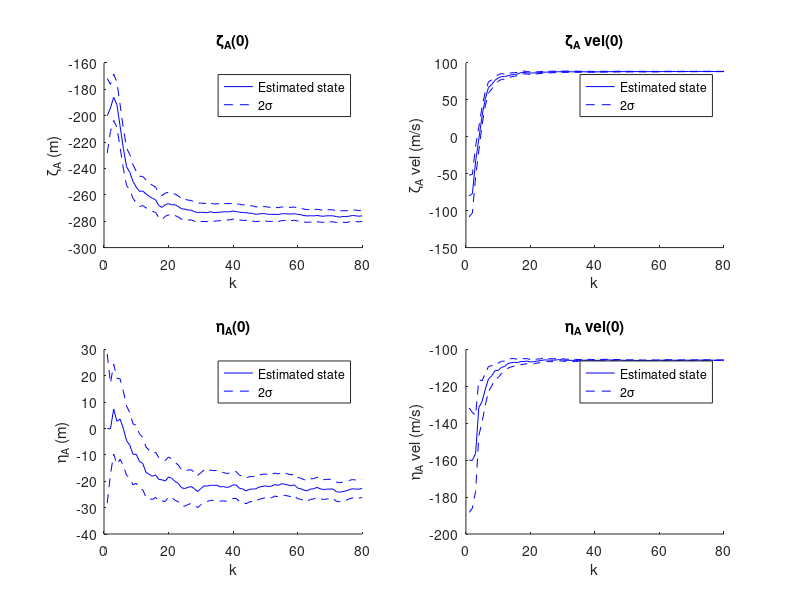
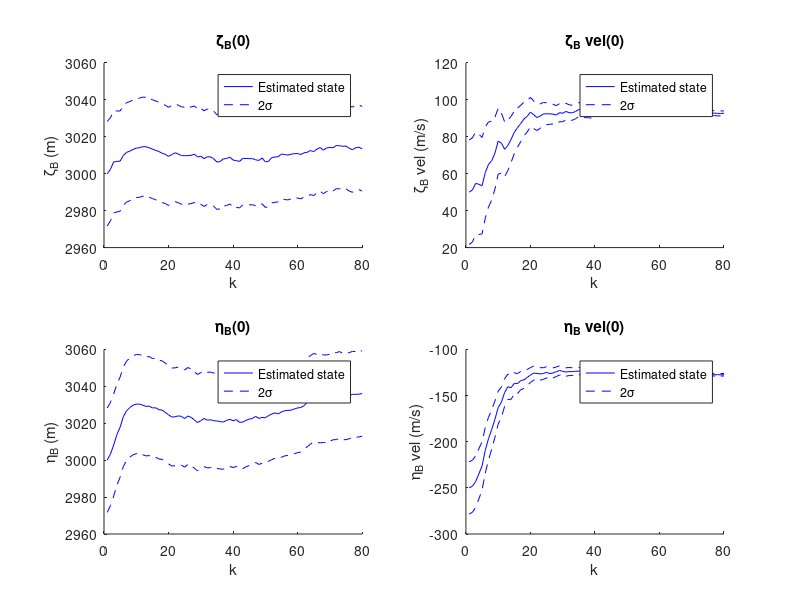
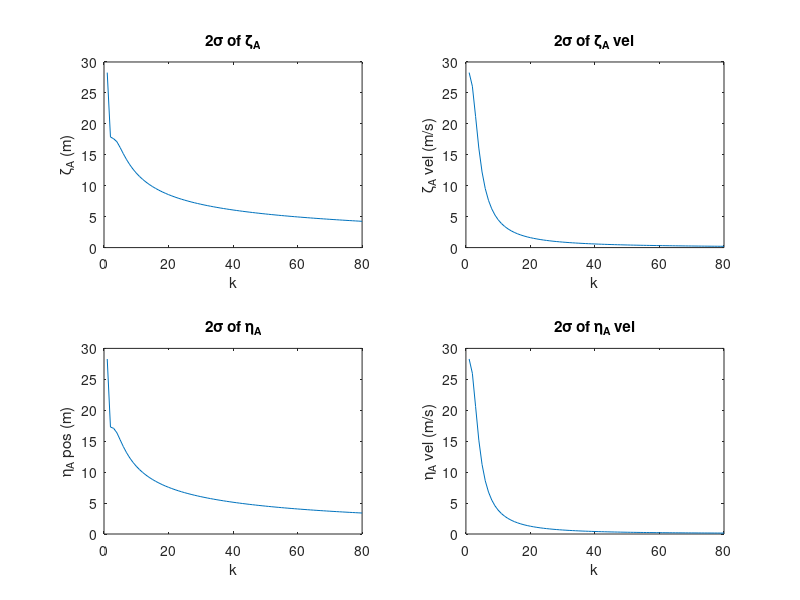
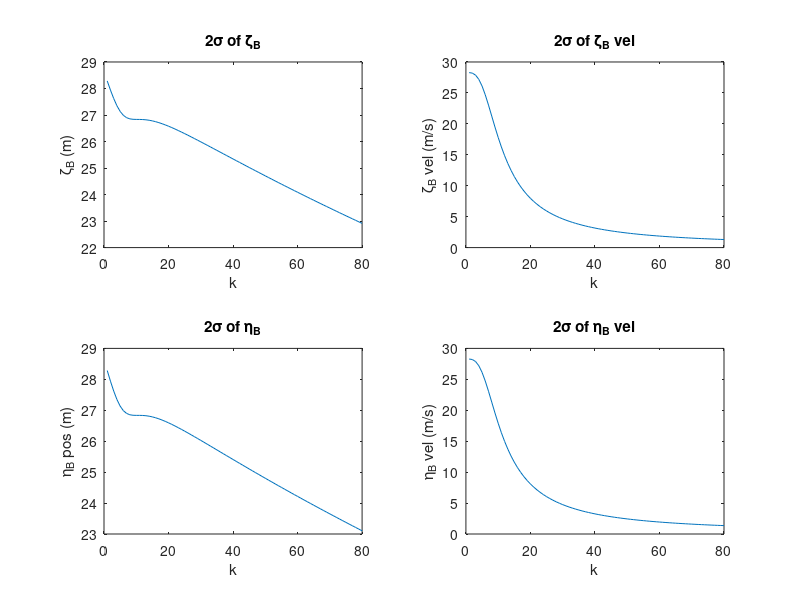

MATLAB code for these plots, in order: (Note: this script raises an error after producing the figures.)
close all; clear all; clc;
% 3b
omega=0.045;
dt=0.5;
F=[1 sin(omega*dt)/omega 0 -(1-cos(omega*dt))/omega;
    0 cos(omega*dt) 0 -sin(omega*dt);
    0 (1-cos(omega*dt))/omega 1 sin(omega*dt)/omega;
    0 sin(omega*dt) 0 cos(omega*dt)];
data=load('midterm2_problem3b.mat')';
data=data.yaHist;
N=length(data);
R=cell(1,N);
for k=1:N
    R{k}=[75 7.5;7.5 75]+[12.5*sin(k/10) 25.5*sin(k/10);25.5*sin(k/10) 12.5*cos(k/10)];
end
R = blkdiag(R{:});
H=zeros(2*N,4);
for i=0:N-1
    H(2*i+1:2*i+2,:)=[1 0 0 0;0 0 1 0]*F^(i+1);
end
y=zeros(2*N,1);
for i=0:N-1
    y(2*i+1:2*i+2)=data(:,i+1);
end
x_0=inv(H'*inv(R)*H)*H'*inv(R)*y;
error_0=inv(H'*inv(R)*H);

% c
data=load('midterm2_problem3c.mat')';
data=data.yaugHist;
N=length(data);
x=zeros(N,8);
P=zeros(8,8,N);
P(:,:,1)=200*eye(8);
x(1,:)=[-200 -80 0 -160 3000 50 3000 -250];
H=[1 0 0 0 0 0 0 0;0 0 1 0 0 0 0 0;1 0 0 0 -1 0 0 0;0 0 1 0 0 0 -1 0];
Fa=[1 sin(omega*dt)/omega 0 -(1-cos(omega*dt))/omega;
    0 cos(omega*dt) 0 -sin(omega*dt);
    0 (1-cos(omega*dt))/omega 1 sin(omega*dt)/omega;
    0 sin(omega*dt) 0 cos(omega*dt)];
omega=-0.045;
Fb=[1 sin(omega*dt)/omega 0 -(1-cos(omega*dt))/omega;
    0 cos(omega*dt) 0 -sin(omega*dt);
    0 (1-cos(omega*dt))/omega 1 sin(omega*dt)/omega;
    0 sin(omega*dt) 0 cos(omega*dt)];
F=[Fa zeros(4);zeros(4) Fb];
for i=1:N-1
    Ra=[75 7.5;7.5 75]+[12.5*sin(k/10) 25.5*sin(k/10);25.5*sin(k/10) 12.5*cos(k/10)];
    R=[Ra zeros(2);zeros(2) [8000 500;500 8000]];
    K=P(:,:,i)*(H*F^i)'*inv((H*F^i)*P(:,:,i)*(H*F^i)'+R);
    x(i+1,:)=(x(i,:)'+K*(data(:,i)-(H*F^i)*x(i,:)'))';
    P(:,:,i+1)=(eye(8)-K*(H*F^i))*P(:,:,i)*(eye(8)-K*(H*F^i))'+K*R*K';
end

%because MATLAB can't figure out the type of variable it wants to be
sigma1=zeros(N,1);
sigma2=zeros(N,1);
sigma3=zeros(N,1);
sigma4=zeros(N,1);
sigma5=zeros(N,1);
sigma6=zeros(N,1);
sigma7=zeros(N,1);
sigma8=zeros(N,1);


for i=1:N
    sigma1(i)=2*sqrt(P(1,1,i));
    sigma2(i)=2*sqrt(P(2,2,i));
    sigma3(i)=2*sqrt(P(3,3,i));
    sigma4(i)=2*sqrt(P(4,4,i));
    sigma5(i)=2*sqrt(P(5,5,i));
    sigma6(i)=2*sqrt(P(6,6,i));
    sigma7(i)=2*sqrt(P(7,7,i));
    sigma8(i)=2*sqrt(P(8,8,i));
end

figure
subplot(2,2,1)
hold on
plot(linspace(1,N,N),x(:,1),'b')
plot(linspace(1,N,N),x(:,1)+sigma1(:),'b--')
plot(linspace(1,N,N),x(:,1)-sigma1(:),'b--')
xlabel('k')
ylabel('\zeta_A (m)')
legend('Estimated state','2\sigma')
title('\zeta_A(0)')

subplot(2,2,2)
hold on
plot(linspace(1,N,N),x(:,2),'b')
plot(linspace(1,N,N),x(:,2)+sigma2(:),'b--')
plot(linspace(1,N,N),x(:,2)-sigma2(:),'b--')
xlabel('k')
ylabel('\zeta_A vel (m/s)')
legend('Estimated state','2\sigma')
title('\zeta_A vel(0)')

subplot(2,2,3)
hold on
plot(linspace(1,N,N),x(:,3),'b')
plot(linspace(1,N,N),x(:,3)+sigma3(:),'b--')
plot(linspace(1,N,N),x(:,3)-sigma3(:),'b--')
xlabel('k')
ylabel('\eta_A (m)')
legend('Estimated state','2\sigma')
title('\eta_A(0)')

subplot(2,2,4)
hold on
plot(linspace(1,N,N),x(:,4),'b')
plot(linspace(1,N,N),x(:,4)+sigma4(:),'b--')
plot(linspace(1,N,N),x(:,4)-sigma4(:),'b--')
xlabel('k')
ylabel('\eta_A vel (m/s)')
legend('Estimated state','2\sigma')
title('\eta_A vel(0)')

figure
subplot(2,2,1)
hold on
plot(linspace(1,N,N),x(:,5),'b')
plot(linspace(1,N,N),x(:,5)+sigma5(:),'b--')
plot(linspace(1,N,N),x(:,5)-sigma5(:),'b--')
xlabel('k')
ylabel('\zeta_B (m)')
legend('Estimated state','2\sigma')
title('\zeta_B(0)')

subplot(2,2,2)
hold on
plot(linspace(1,N,N),x(:,6),'b')
plot(linspace(1,N,N),x(:,6)+sigma6(:),'b--')
plot(linspace(1,N,N),x(:,6)-sigma6(:),'b--')
xlabel('k')
ylabel('\zeta_B vel (m/s)')
legend('Estimated state','2\sigma')
title('\zeta_B vel(0)')

subplot(2,2,3)
hold on
plot(linspace(1,N,N),x(:,7),'b')
plot(linspace(1,N,N),x(:,7)+sigma7(:),'b--')
plot(linspace(1,N,N),x(:,7)-sigma7(:),'b--')
xlabel('k')
ylabel('\eta_B (m)')
legend('Estimated state','2\sigma')
title('\eta_B(0)')

subplot(2,2,4)
hold on
plot(linspace(1,N,N),x(:,8),'b')
plot(linspace(1,N,N),x(:,8)+sigma8(:),'b--')
plot(linspace(1,N,N),x(:,8)-sigma8(:),'b--')
xlabel('k')
ylabel('\eta_B vel (m/s)')
legend('Estimated state','2\sigma')
title('\eta_B vel(0)')

figure
subplot(2,2,1)
plot(linspace(1,N,N),sigma1)
xlabel('k')
ylabel('\zeta_A (m)')
title('2\sigma of \zeta_A')

subplot(2,2,2)
plot(linspace(1,N,N),sigma2)
xlabel('k')
ylabel('\zeta_A vel (m/s)')
title('2\sigma of \zeta_A vel')

subplot(2,2,3)
plot(linspace(1,N,N),sigma3)
xlabel('k')
ylabel('\eta_A pos (m)')
title('2\sigma of \eta_A')

subplot(2,2,4)
plot(linspace(1,N,N),sigma4)
xlabel('k')
ylabel('\eta_A vel (m/s)')
title('2\sigma of \eta_A vel')

figure
subplot(2,2,1)
plot(linspace(1,N,N),sigma5)
xlabel('k')
ylabel('\zeta_B (m)')
title('2\sigma of \zeta_B')

subplot(2,2,2)
plot(linspace(1,N,N),sigma6)
xlabel('k')
ylabel('\zeta_B vel (m/s)')
title('2\sigma of \zeta_B vel')

subplot(2,2,3)
plot(linspace(1,N,N),sigma7)
xlabel('k')
ylabel('\eta_B pos (m)')
title('2\sigma of \eta_B')

subplot(2,2,4)
plot(linspace(1,N,N),sigma8)
xlabel('k')
ylabel('\eta_B vel (m/s)')
title('2\sigma of \eta_B vel')

% 4b
f=0.8;
q=10;
sigma2=50;

Pk=zeros(1,50);
Pk(1)=sigma2;
for i=1:49
    Pk(i+1)=f*Pk(i)*f+q;
end

P=ones(1,i+1)*(q/(1-f^2));

figure
subplot(2,1,1)
hold on
plot(linspace(0,50,50),Pk)
plot(linspace(0,50,50),P)
legend('Covariance Prediction Update','Analytical Solution')
xlabel('k')
ylabel('P_\infty')
title('\sigma^2_0=50')

sigma2=10;

Pk=zeros(1,50);
Pk(1)=sigma2;
for i=1:49
    Pk(i+1)=f*Pk(i)*f+q;
end

subplot(2,1,2)
hold on
plot(linspace(0,50,50),Pk)
plot(linspace(0,50,50),P)
legend('Covariance Prediction Update','Analytical Solution')
xlabel('k')
title('\sigma^2_0=10')
ylabel('P_\infty')

% 4d
F=[0.99 0.2;0 -.76];
Q=[1 0.37; 0.37 2.5];
P=reshape(inv(eye(4)-kron(F,F))*reshape(Q,[4,1]),[2,2])
P_real=dlyap(F,Q)

% 4e
steps=400;
Pk=zeros(2,2,steps);
Pk(:,:,1)=10*eye(2);
for i=1:steps-1
    Pk(:,:,i+1)=F*Pk(:,:,i)*F'+Q;
end
P_real=ones(2,2,steps).*P_real;
% MATLAB sucks
sigma1=reshape(Pk(1,1,:),[1,steps]);
sigma2=reshape(Pk(1,2,:),[1,steps]);
sigma3=reshape(Pk(2,1,:),[1,steps]);
sigma4=reshape(Pk(2,2,:),[1,steps]);

sigma1_r=reshape(P_real(1,1,:),[1,steps]);
sigma2_r=reshape(P_real(1,2,:),[1,steps]);
sigma3_r=reshape(P_real(2,1,:),[1,steps]);
sigma4_r=reshape(P_real(2,2,:),[1,steps]);

figure
subplot(2,2,1)
hold on
plot(linspace(0,steps,steps),sigma1)
plot(linspace(0,steps,steps),sigma1_r)
legend('Covariance Prediction Update','Analytical Solution')
xlabel('k')
ylabel('P_{1,1}')
title('P_{1,1}')

subplot(2,2,2)
hold on
plot(linspace(0,steps,steps),sigma2)
plot(linspace(0,steps,steps),sigma2_r)
legend('Covariance Prediction Update','Analytical Solution')
xlabel('k')
ylabel('P_{1,2}')
title('P_{1,2}')

subplot(2,2,3)
hold on
plot(linspace(0,steps,steps),sigma3)
plot(linspace(0,steps,steps),sigma3_r)
legend('Covariance Prediction Update','Analytical Solution')
xlabel('k')
ylabel('P_{2,1}')
title('P_{2,1}')

subplot(2,2,4)
hold on
plot(linspace(0,steps,steps),sigma4)
plot(linspace(0,steps,steps),sigma4_r)
legend('Covariance Prediction Update','Analytical Solution')
xlabel('k')
ylabel('P_{2,2}')
title('P_{2,2}')

%% AQ1
%b
figure
N=100;
steps=[10,50,180,300,600];
p0=zeros(N,1);
p0(3)=1/3;
p0(19)=1/3;
p0(35)=1/3;
count=1;
for k=1:steps(end)
    p_min=p0;
    for i=1:N
        post=eps;
        for j=1:N
            post=post+p0(j)*likelihoods(i,j);
        end
        p_min(i)=post;
    end
    p0=p_min/sum(p_min);
    if ismember(k,steps)
        subplot(2,3,count)
        bar(p0)
        count=count+1;
        title(strcat('Steps=',num2str(k)))
        ylabel('p(\zeta)')
        xlabel('\zeta')
    end
end

% c
load('midterm2_problemAQ1.mat')
figure
N=100;
r=25;
steps=[7,50,180,300,350];
p0=zeros(N,1);
p0(3)=1/3;
p0(19)=1/3;
p0(35)=1/3;
count=1;
MMSE=zeros(1,5);
MAP=zeros(1,5);
for k=1:steps(end)
    p_min=p0;
    for i=1:N
        post=eps;
        for j=1:N
            post=post+p0(j)*likelihoods(i,j);
        end
        p_min(i)=post;
    end
    p_min=p_min/norm(p_min);
    for j=1:N
        a=max(1,j-r);
        b=min(N,j+r);
        like=pdf('unif',zMeasHist(k+1),a,b);
        p_min(j)=p_min(j)*like;
    end
    p_min=p_min/sum(p_min);
    p0=p_min;
    if ismember(k,steps)
        subplot(2,3,count)
        bar(p_min)
        [~,argmax]=max(p_min);
        MMSE(count)=sum(linspace(1,N,N)*p_min);
        MAP(count)=argmax;
        count=count+1;
        title(strcat('Steps=',num2str(k)))
        ylabel('p(\zeta)')
        xlabel('\zeta')
    end
end
true=zetaHist(steps);
figure
hold on
scatter(steps,MMSE,50,'filled','s')
scatter(steps,MAP,50,'filled','d')
scatter(steps,true,50,'filled')
legend('MMSE','MAP','ground truth')
xlabel('k')
ylabel('\zeta(k)')
grid on